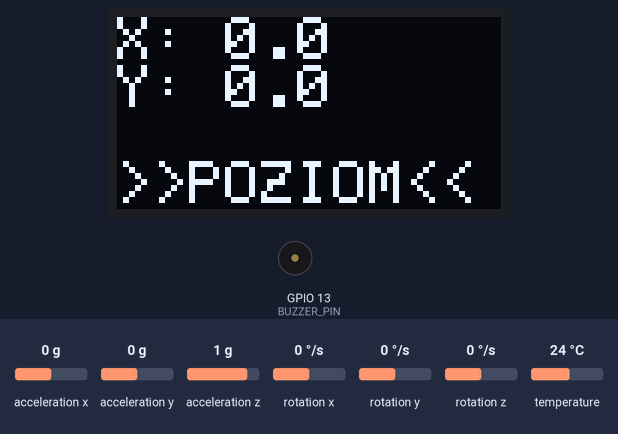
A sketch run on a simulated ESP32. Parts: 128×64 one-colour display, buzzer (waves = sounding, pin HIGH). Inputs (shaded band) come from the test bench; at power-on: acceleration x 0 g, acceleration y 0 g, acceleration z 1 g, rotation x 0 °/s, rotation y 0 °/s, rotation z 0 °/s, temperature 24 °C.

Above: at 2.2 s.
2.3 s: acceleration x set to -1.4 g
At 3.3 s:
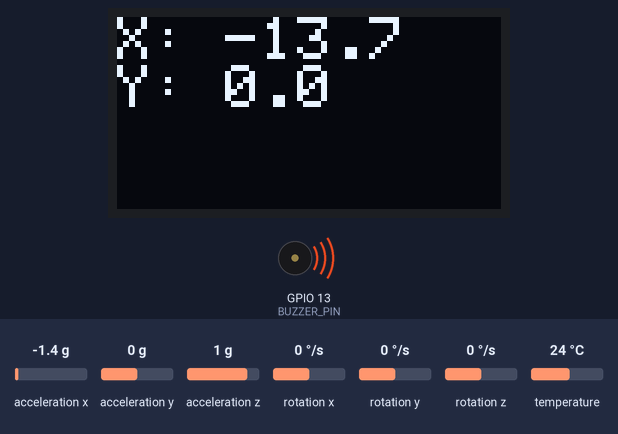
3.8 s: acceleration y set to -1.4 g
At 4.5 s:
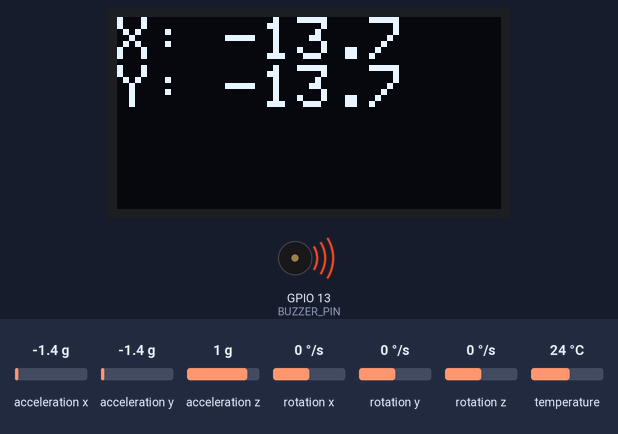
5.3 s: acceleration x set to -0.8 g
At 5.7 s:
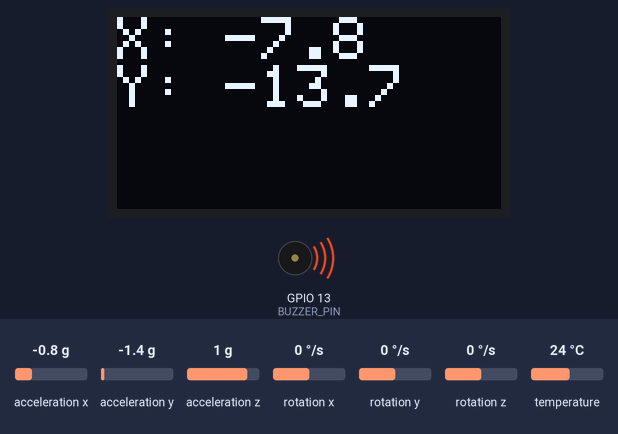
6.9 s: acceleration y set to -0.8 g
At 8.1 s:
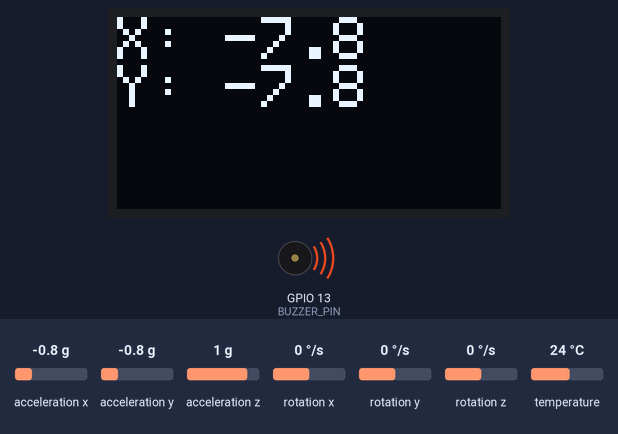
Timing chart, 0 to 9.4 s (numbered marks = the images above; inputs shaded):
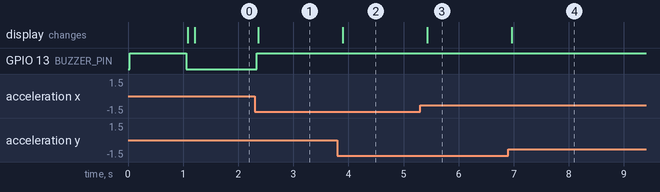

Measured:
- after the input at 2.3 s, GPIO 13 (BUZZER_PIN): LOW → HIGH at once; the display: changes after 0.06 s (image 1)
- after the input at 3.8 s, the display: changes after 0.10 s (image 2)
- after the input at 5.3 s, the display: changes after 0.13 s (image 3)
- after the input at 6.9 s, the display: changes after 0.06 s (image 4)

The sketch:

DLSourceCode.ino
```cpp
#include <Adafruit_MPU6050.h>
#include <Adafruit_SSD1306.h>
#include <Adafruit_Sensor.h>
#include <Wire.h>


#define SCREEN_WIDTH 128      
#define SCREEN_HEIGHT 64    
#define BUZZER_PIN 13        
#define LEVEL_THRESHOLD 0.30


Adafruit_MPU6050 mpu;
Adafruit_SSD1306 display(SCREEN_WIDTH, SCREEN_HEIGHT, &Wire, -1);

void setup() {
 
  Serial.begin(19200);


  Wire.begin(21, 22);

  if (!mpu.begin()) {
    Serial.println("Blad MPU6050: Sensor init failed");
    while (1) yield();
  }
 

  if (!display.begin(SSD1306_SWITCHCAPVCC, 0x3C)) {
    Serial.println(F("Blad OLED: SSD1306 allocation failed"));
    for (;;) yield();
  }


  pinMode(BUZZER_PIN, OUTPUT);
  digitalWrite(BUZZER_PIN, HIGH);


  display.clearDisplay();
  display.setTextColor(SSD1306_WHITE);
  display.setTextSize(2);
  display.setCursor(0, 0);
  display.println("POZIOMICA ON");
  display.display();
  delay(1000);
  display.setTextSize(3);
}

void loop() {

  sensors_event_t a, g, temp;
  mpu.getEvent(&a, &g, &temp);


  display.clearDisplay();
  display.setCursor(0, 0);
 

  display.print("X: ");
  display.println(a.acceleration.x, 1);
  display.print("Y: ");
  display.println(a.acceleration.y, 1);
 

  bool isLevel = abs(a.acceleration.x) < LEVEL_THRESHOLD && abs(a.acceleration.y) < LEVEL_THRESHOLD;

  if (isLevel) {

    display.setCursor(0, 48);
    display.setTextSize(2);
    display.print(">>POZIOM<<");
   

    digitalWrite(BUZZER_PIN, LOW);
  } else {
 
    digitalWrite(BUZZER_PIN, HIGH);
  }
  display.display();
  delay(100);
}
```
